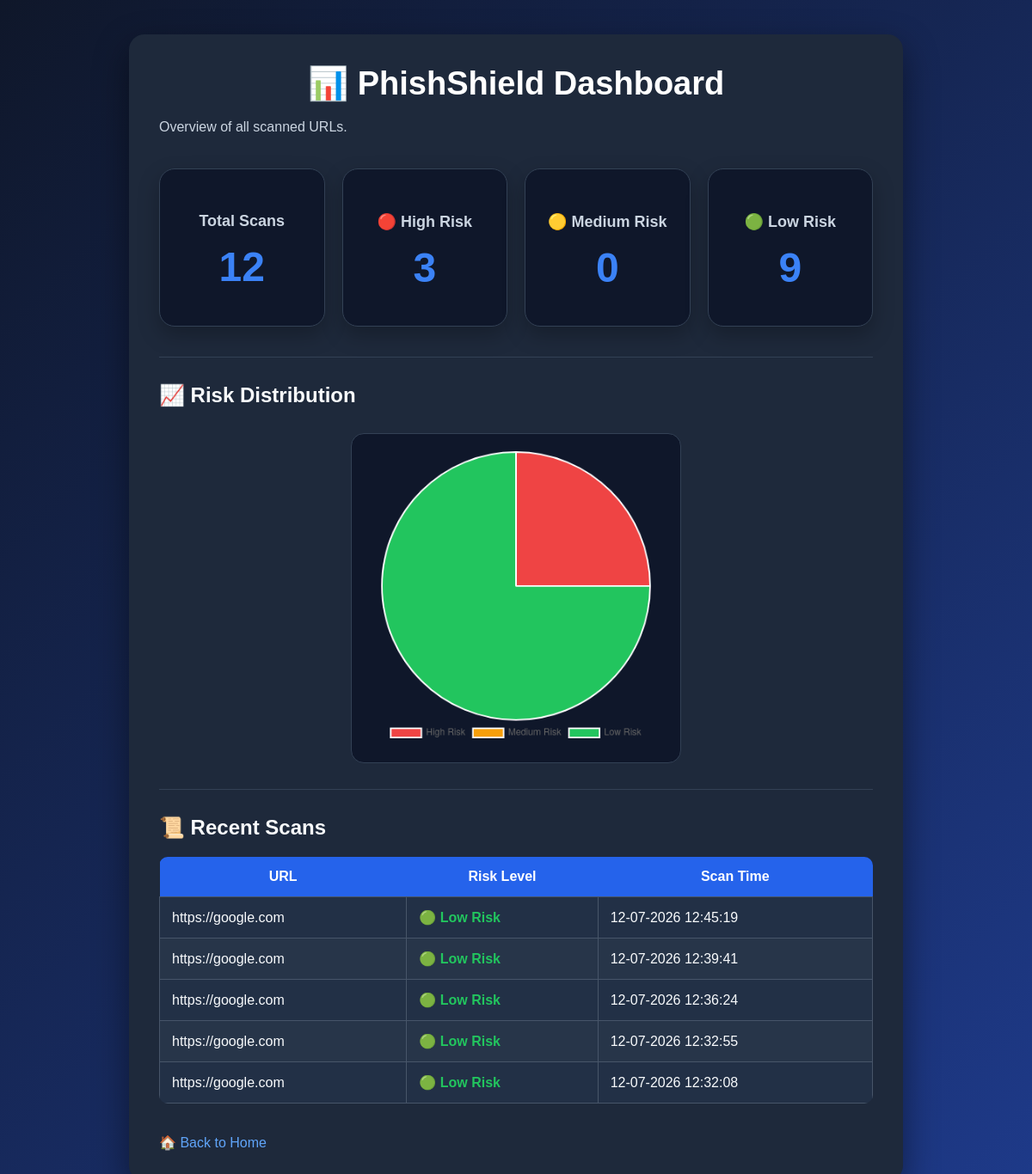
The app's page /dashboard, older data.
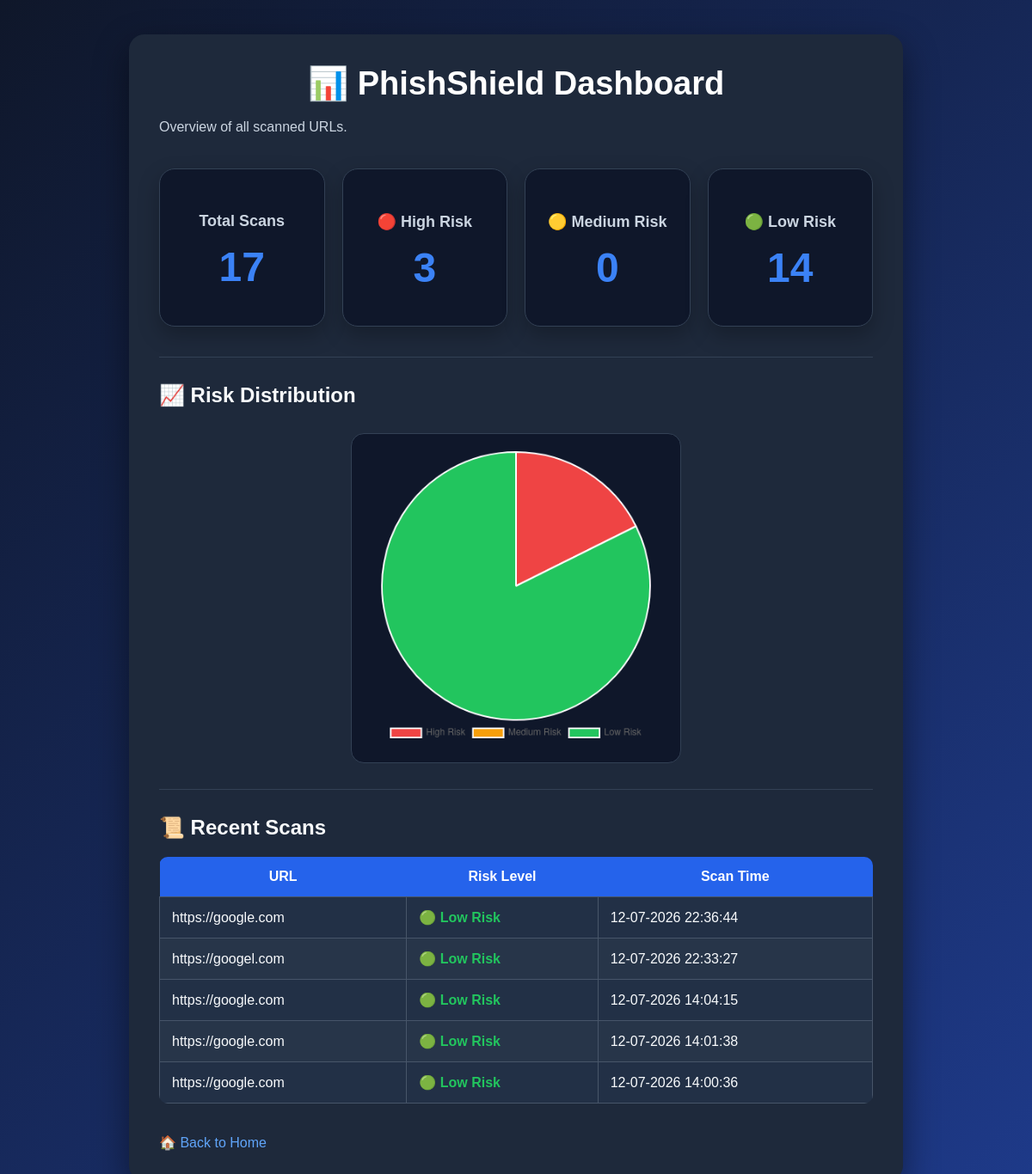
The same page, newer data.
### tables this page shows
CREATE TABLE scan_history(

        id INTEGER PRIMARY KEY AUTOINCREMENT,

        url TEXT,

        risk_score INTEGER,

        risk_level TEXT,

        scan_time TEXT

    );

### app.py (the view)
@app.route("/dashboard")
def dashboard():
    stats = get_dashboard_stats()
    recent = get_recent_scans()
    return render_template(
        "dashboard.html",
        stats=stats,
        recent=recent
    )

### database.py (called while the page is built)
def get_dashboard_stats():
    conn = sqlite3.connect(DATABASE)
    cursor = conn.cursor()
    cursor.execute("SELECT COUNT(*) FROM scan_history")
    total = cursor.fetchone()[0]
    cursor.execute("""
    SELECT COUNT(*)
    FROM scan_history
    WHERE risk_level='High Risk'
    """)
    high = cursor.fetchone()[0]
    cursor.execute("""
    SELECT COUNT(*)
    FROM scan_history
    WHERE risk_level='Medium Risk'
    """)
    medium = cursor.fetchone()[0]
    cursor.execute("""
    SELECT COUNT(*)
    FROM scan_history
    WHERE risk_level='Low Risk'
    """)
    low = cursor.fetchone()[0]
    conn.close()
    return {
        "total": total,
        "high": high,
        "medium": medium,
        "low": low
    }

def get_recent_scans(limit=5):
    conn = sqlite3.connect(DATABASE)
    cursor = conn.cursor()
    cursor.execute("""
    SELECT
        url,
        risk_level,
        scan_time

    FROM scan_history

    ORDER BY id DESC

    LIMIT ?
    """, (limit,))
    rows = cursor.fetchall()
    conn.close()
    return rows

### templates/dashboard.html (shortened to what this page needs)
<!DOCTYPE html>
<html lang="en">
<head>
    <link rel="stylesheet" href="{{ url_for('static', filename='style.css') }}">
</head>
<body>
<div class="container">
    <h1>📊 PhishShield Dashboard</h1>
    <p>Overview of all scanned URLs.</p>
    <div class="stats">
        <div class="card">
            <h2>Total Scans</h2>
            <h1>{{ stats.total }}</h1>
        </div>
        <div class="card">
            <h2>🔴 High Risk</h2>
            <h1 class="high">{{ stats.high }}</h1>
        </div>
        <div class="card">
            <h2>🟡 Medium Risk</h2>
            <h1 class="medium">{{ stats.medium }}</h1>
        </div>
        <div class="card">
            <h2>🟢 Low Risk</h2>
            <h1 class="low">{{ stats.low }}</h1>
        </div>
    </div>
    <hr>
    <h2>📈 Risk Distribution</h2>
    {% if stats.total > 0 %}
    <div style="max-width:500px; margin:auto;">
        <canvas id="riskChart"></canvas>
    </div>
    {% else %}
    <p>No scans available to display chart.</p>
    {% endif %}
    <hr>
    <h2>📜 Recent Scans</h2>
    <table class="feature-table">
        <tr>
            <th>URL</th>
            <th>Risk Level</th>
            <th>Scan Time</th>
        </tr>
        {% if recent %}
            {% for row in recent %}
            <tr>
                <td>{{ row[0] }}</td>
                <td>
                    {% if row[1] == "Low Risk" %}
                        <span class="low">🟢 {{ row[1] }}</span>
                    {% elif row[1] == "Medium Risk" %}
                        <span class="medium">🟡 {{ row[1] }}</span>
                    {% else %}
                        <span class="high">🔴 {{ row[1] }}</span>
                    {% endif %}
                </td>
                <td>{{ row[2] }}</td>
            </tr>
            {% endfor %}
        {% else %}
            <tr>
                <td colspan="3">
                    No scan history available.
                </td>
            </tr>
        {% endif %}
    </table>
    <br><br>
    <a href="/">🏠 Back to Home</a>
</div>
{% if stats.total > 0 %}
<script>
const ctx = document.getElementById("riskChart");
new Chart(ctx, {
    type: "pie",
    data: {
        labels: [
            "High Risk",
            "Medium Risk",
            "Low Risk"
        ],
        datasets: [{
    data: {{ [stats.high, stats.medium, stats.low] | tojson }},
    backgroundColor: [
        "#ef4444",
        "#f59e0b",
        "#22c55e"
    ]
}]
    },
    options: {
        responsive: true,
        plugins: {
            legend: {
                position: "bottom"
            }
        }
    }
});
</script>
{% endif %}
</body>
</html>

Row changes from the older to the newer data that the page shows:
no longer on this page (row unchanged): scan_history: url "https://google.com", risk_level "Low Risk", scan_time "12-07-2026 12:45:19"
no longer on this page (row unchanged): scan_history: url "https://google.com", risk_level "Low Risk", scan_time "12-07-2026 12:39:41"
no longer on this page (row unchanged): scan_history: url "https://google.com", risk_level "Low Risk", scan_time "12-07-2026 12:36:24"
no longer on this page (row unchanged): scan_history: url "https://google.com", risk_level "Low Risk", scan_time "12-07-2026 12:32:55"
no longer on this page (row unchanged): scan_history: url "https://google.com", risk_level "Low Risk", scan_time "12-07-2026 12:32:08"
added scan_history: url "https://google.com", risk_level "Low Risk", scan_time "12-07-2026 22:36:44"
added scan_history: url "https://googel.com", risk_level "Low Risk", scan_time "12-07-2026 22:33:27"
added scan_history: url "https://google.com", risk_level "Low Risk", scan_time "12-07-2026 14:04:15"
added scan_history: url "https://google.com", risk_level "Low Risk", scan_time "12-07-2026 14:01:38"
added scan_history: url "https://google.com", risk_level "Low Risk", scan_time "12-07-2026 14:00:36"
Text that changed along with them:
{{ stats.total }}: "12" → "17"
{{ stats.low }}: "9" → "14"
chart data {{ [stats.high, stats.medium, stats.low] | tojson }}: [3, 0, 9] → [3, 0, 14]
